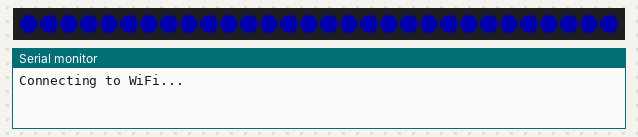
A sketch run on a simulated Arduino MKR. Shown: 30 RGB LEDs in strip order, left to right, the last lines printed to the serial monitor. Dim RGB values are drawn brighter than linear; WiFi joins after 1.5 s; servers stay silent unless stated.

Above: at 0.1 s.
At 3.4 s:
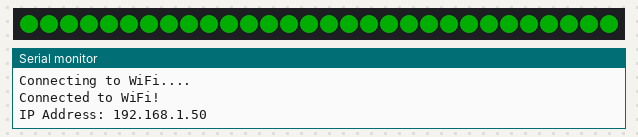

The sketch:

btc_led_ticker.ino
```cpp
#include <WiFiNINA.h>
#include <ArduinoHttpClient.h>
#include <Adafruit_NeoPixel.h>
#include <ArduinoJson.h>

// WiFi credentials
const char* ssid = "YOUR_WIFI_SSID";
const char* password = "YOUR_WIFI_PASSWORD";

// Server details
const char* serverAddress = "192.168.1.100"; // Replace with your computer's IP
const int serverPort = 3000;

// LED configuration
#define LED_PIN     6
#define LED_COUNT   30
#define BRIGHTNESS  50

Adafruit_NeoPixel strip(LED_COUNT, LED_PIN, NEO_GRB + NEO_KHZ800);

WiFiClient wifi;
HttpClient client = HttpClient(wifi, serverAddress, serverPort);

// Price data
float currentPrice = 0;
float priceChange = 0;
float percentChange = 0;
String priceDirection = "up";

// Display variables
String displayText = "";
int scrollPosition = 0;
unsigned long lastScrollTime = 0;
unsigned long lastUpdateTime = 0;
const int SCROLL_DELAY = 150;
const int UPDATE_INTERVAL = 5000; // 5 seconds

// Colors
uint32_t colorGreen = strip.Color(0, 255, 0);
uint32_t colorRed = strip.Color(255, 0, 0);
uint32_t colorWhite = strip.Color(255, 255, 255);

void setup() {
  Serial.begin(115200);
  while (!Serial) {
    ; // Wait for serial port
  }

  // Initialize LED strip
  strip.begin();
  strip.setBrightness(BRIGHTNESS);
  strip.show();

  // Show connection status
  setAllLEDs(strip.Color(0, 0, 255)); // Blue for connecting

  // Connect to WiFi
  connectToWiFi();

  // Initial price fetch
  fetchBTCPrice();
}

void loop() {
  // Update price data
  if (millis() - lastUpdateTime > UPDATE_INTERVAL) {
    fetchBTCPrice();
    lastUpdateTime = millis();
  }

  // Scroll the display
  if (millis() - lastScrollTime > SCROLL_DELAY) {
    updateDisplay();
    lastScrollTime = millis();
  }
}

void connectToWiFi() {
  Serial.print("Connecting to WiFi...");

  int status = WL_IDLE_STATUS;
  while (status != WL_CONNECTED) {
    status = WiFi.begin(ssid, password);
    delay(1000);
    Serial.print(".");
  }

  Serial.println("\nConnected to WiFi!");
  Serial.print("IP Address: ");
  Serial.println(WiFi.localIP());

  // Show success
  flashLEDs(colorGreen, 3);
}

void fetchBTCPrice() {
  Serial.println("Fetching BTC price...");

  client.get("/api/btc-price");

  int statusCode = client.responseStatusCode();
  String response = client.responseBody();

  if (statusCode == 200) {
    // Parse JSON response
    StaticJsonDocument<256> doc;
    DeserializationError error = deserializeJson(doc, response);

    if (!error) {
      currentPrice = doc["price"].as<float>();
      priceChange = doc["change24h"].as<float>();
      percentChange = doc["changePercent24h"].as<float>();
      priceDirection = doc["direction"].as<String>();

      // Format display text
      char changeSymbol = priceDirection == "up" ? '+' : '-';
      displayText = "BTC $" + String(currentPrice, 2) + " " +
                    String(changeSymbol) + String(abs(percentChange), 1) + "%";

      Serial.println("Price updated: " + displayText);
    }
  } else {
    Serial.println("Error fetching price: " + String(statusCode));
  }
}

void updateDisplay() {
  // Clear strip
  strip.clear();

  // Determine color based on price direction
  uint32_t textColor = priceDirection == "up" ? colorGreen : colorRed;

  // Simple scrolling text simulation
  // For a real implementation, you'd want a proper font system
  // This is a simplified version that just moves colored blocks

  int textLength = displayText.length() * 6; // Approximate pixel width

  for (int i = 0; i < LED_COUNT; i++) {
    int pixelPosition = (i + scrollPosition) % (textLength + LED_COUNT);

    // Create a simple pattern to represent text
    if (pixelPosition < textLength && pixelPosition % 6 < 4) {
      strip.setPixelColor(i, textColor);
    }
  }

  strip.show();

  // Update scroll position
  scrollPosition++;
  if (scrollPosition >= textLength + LED_COUNT) {
    scrollPosition = 0;
  }
}

void setAllLEDs(uint32_t color) {
  for (int i = 0; i < LED_COUNT; i++) {
    strip.setPixelColor(i, color);
  }
  strip.show();
}

void flashLEDs(uint32_t color, int times) {
  for (int i = 0; i < times; i++) {
    setAllLEDs(color);
    delay(200);
    setAllLEDs(0);
    delay(200);
  }
}
```
